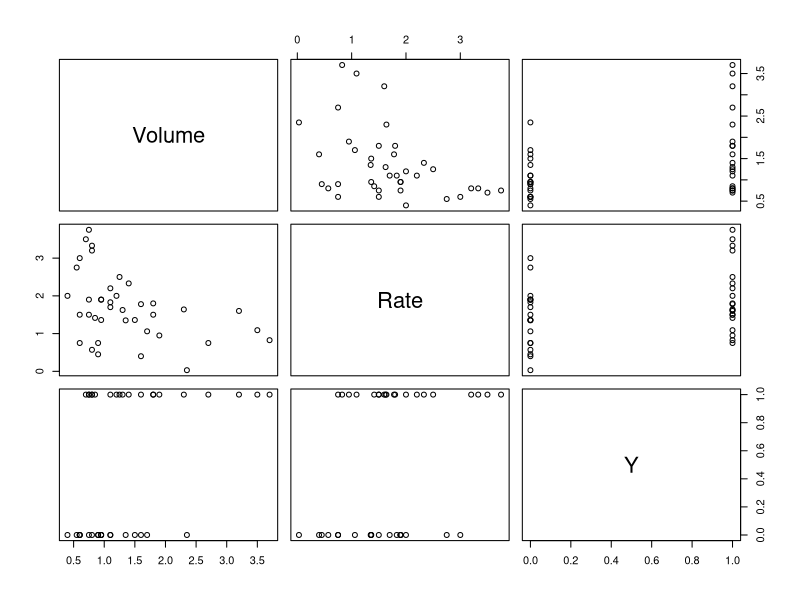

Recreate this plot in R.
library(robustbase)


### Name: vaso
### Title: Vaso Constriction Skin Data Set
### Aliases: vaso
### Keywords: datasets

### ** Examples

data(vaso)
str(vaso)
pairs(vaso)

glmV <- glm(Y ~ log(Volume) + log(Rate), family=binomial, data=vaso)
summary(glmV)
## -->  example(glmrob)  showing classical & robust GLM
